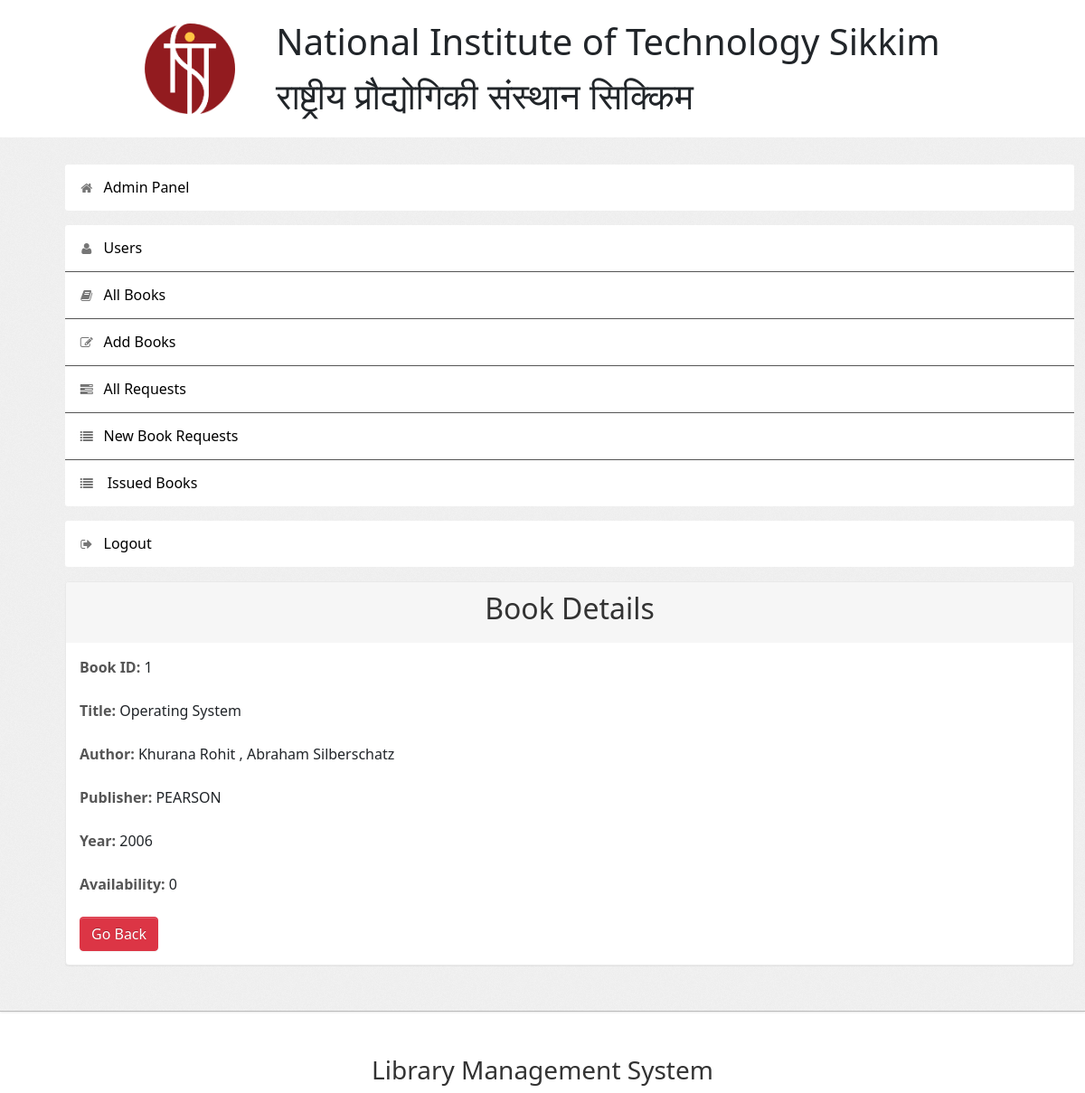
The app's page /admin/bookdetails.php?id=1 (signed in) with its own data.
### tables this page shows
CREATE TABLE `book` (
  `BookId` int(10) NOT NULL,
  `Title` varchar(50) DEFAULT NULL,
  `Authors` varchar(200) NOT NULL,
  `Publisher` varchar(100) DEFAULT NULL,
  `Year` varchar(50) DEFAULT NULL,
  `Availability` int(5) DEFAULT NULL
);

### admin/bookdetails.php (the view, shortened to what this page needs)
<?php
require('dbconn.php');
?>
<?php
if ($_SESSION['RollNo']) {
    ?>
<!DOCTYPE html>
<html lang="en">
    <head>
        <link type="text/css" href="bootstrap/css/bootstrap.min.css" rel="stylesheet">
        <link type="text/css" href="bootstrap/css/bootstrap-responsive.min.css" rel="stylesheet">
        <link type="text/css" href="css/theme.css" rel="stylesheet">
        <link type="text/css" href="images/icons/css/font-awesome.css" rel="stylesheet">
            <link href="https://cdn.jsdelivr.net/npm/bootstrap@5.0.2/dist/css/bootstrap.min.css" rel="stylesheet">
    </head>
    <body>
    <?php
include('../clg-nav.php') ;
?>
        <div class="wrapper">
            <div class="container">
                <div class="row">
                    <div class="span3">
                    <div class="sidebar">
                        <ul class="widget widget-menu unstyled" style="margin-left:0; padding-left:0;">
                        <li class="active"><a href="index.php"><i class="menu-icon icon-home"></i>Admin Panel
                                </a></li>
                            </ul>
                            <ul class="widget widget-menu unstyled" style="margin-left:0; padding-left:0;">
                                <li><a href="student.php"><i class="menu-icon icon-user"></i>Users </a>
                                </li>
                                <li><a href="book.php"><i class="menu-icon icon-book"></i>All Books </a></li>
                                <li><a href="addbook.php"><i class="menu-icon icon-edit"></i>Add Books </a></li>
                                <li><a href="requests.php"><i class="menu-icon icon-tasks"></i>All Requests </a></li>
                                <li><a href="recommendations.php"><i class="menu-icon icon-list"></i>New Book Requests </a></li>
                                <li><a href="current.php"><i class="menu-icon icon-list"></i> Issued Books </a></li>
                            </ul>
                            <ul class="widget widget-menu unstyled" style="margin-left:0; padding-left:0;">
                                <li><a href="logout.php"><i class="menu-icon icon-signout"></i>Logout </a></li>
                            </ul>
                        </div>
                    </div>
                    <div class="span9">
                        <div class="content">
                        <div class="module">
                            <div class="module-head">
                                <h2 style="text-align : center">Book Details</h2>
                            </div>
                            <div  class=" module-body">
                        <?php
                            $x=$_GET['id'];
                            $sql="select * from LMS.book where BookId='$x'";
                            $result=$conn->query($sql);
                            $row=$result->fetch_assoc();
                                $bookid=$row['BookId'];
                                $name=$row['Title'];
                                $publisher=$row['Publisher'];
                                $year=$row['Year'];
                                $avail=$row['Availability'];
                                $auth1 =$row['Authors'];
                                echo "<b>Book ID:</b> ".$bookid."<br><br>";
                                echo "<b>Title:</b> ".$name."<br><br>";
                                echo "<div>" ;
                               echo "<b>Author: </b> ".$auth1;
                                echo "<br><br>";
                                echo "<b>Publisher:</b> ".$publisher."<br><br>";
                                echo "<b>Year:</b> ".$year."<br><br>";
                                echo "<b>Availability:</b> ".$avail."<br><br>";
                                echo "</div" ;
                            ?>
                        <div class="d-flex justify-content-around">
                   <a  href="book.php" class="btn btn-danger">Go Back</a>
                </div>
                               </div>
                           </div>
                            </div>
                </div>
            </div>
        </div>
        <?php include('../clg-footer.php') ?>
    </body>
</html>
<?php }
else {
    echo "<script type='text/javascript'>alert('Access Denied!!!')</script>";
} ?>

### admin/css/theme.css (style rules this page uses)
body { font-size: 13px; font-family: 'Open Sans', Arial, sans-serif; background: #fff; color: #777 }
h1, h2, h3, h4, h5, h6 { color: #333; margin-top: 0 }
h2 { font-size: 24px }
strong, b { color: #555 }
.wrapper { background: url(../images/bg.png) #eee; border-bottom: 1px solid #bbb; -webkit-box-shadow: 0 1px 2px rgba(0,0,0,0.1); -moz-box-shadow: 0 1px 2px rgba(0,0,0,0.1); box-shadow: 0 1px 2px rgba(0,0,0,0.1); padding: 30px 0 }
body [class^="icon-"], body [class*=" icon-"] { font-size: 14px; line-height: 20px; height: 20px }
.module { background: #fff; -webkit-border-radius: 3px; -moz-border-radius: 3px; border-radius: 3px; border: 1px solid #ccc; border-bottom-color: #bbb; -webkit-box-shadow: 0 0 1px rgba(0,0,0,0.2); -moz-box-shadow: 0 0 1px rgba(0,0,0,0.2); box-shadow: 0 0 1px rgba(0,0,0,0.2); margin-bottom: 30px }
.btn, .btn-box { -webkit-border-radius: 3px; -moz-border-radius: 3px; border-radius: 3px }
.btn { font-size: 13px; font-weight: 600 }
.btn { display: inline-block; margin-bottom: 0; font-weight: 400; text-align: center; vertical-align: middle; cursor: pointer; background-image: none; border: 1px solid transparent; white-space: nowrap; padding: 4px 10px; font-size: 13px; line-height: 1.42857; border-radius: 4px; -webkit-user-select: none; -moz-user-select: none; -ms-user-select: none; user-select: none }
.btn-danger { color: #fff; background-color: #e9422e; border-color: #e52e18 }
.widget-menu { background: #fff; -webkit-border-radius: 3px; -moz-border-radius: 3px; border-radius: 3px; overflow: hidden }
.widget-menu a { color: #555; display: block; line-height: 20px; padding: 15px; text-decoration: none!important }
.widget-menu .menu-icon { margin-right: 10px; color: #767676; -webkit-transition: all .2s ease-in-out; -moz-transition: all .2s ease-in-out; transition: all .2s ease-in-out; }
.widget-menu>li+li { border-top: 1px solid #555 }
.widget-menu>li>a { color: #000000; -webkit-transition: all .2s ease-in-out; -moz-transition: all .2s ease-in-out; transition: all .2s ease-in-out; }
.module { box-shadow: 0 0 3px rgba(0,0,0,.1); border-color: #e9e9e9; margin-bottom: 20px; background-color: #fff; border-radius: 4px; -webkit-box-shadow: 0 1px 1px rgba(0,0,0,.05); box-shadow: 0 1px 1px rgba(0,0,0,.05); }
.module-head { color: #767676; background-color: #f6f6f6; border-color: #e9e9e9; padding: 10px 15px; border-bottom: 1px solid transparent; border-top-right-radius: 3px; border-top-left-radius: 3px; }
.module-body { padding: 15px }

### records on screen
book: BookId "1", Title "Operating System", Authors "Khurana Rohit , Abraham Silberschatz", Publisher "PEARSON", Year "2006", Availability "0"
